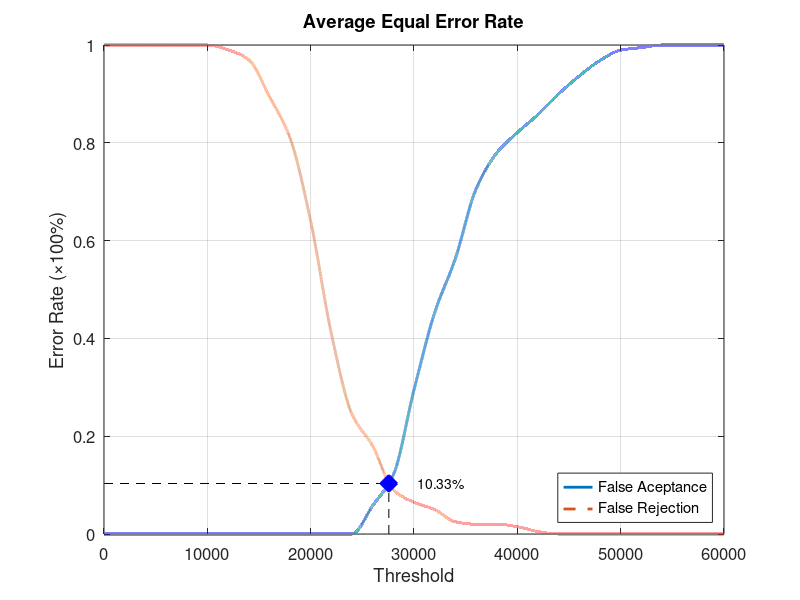
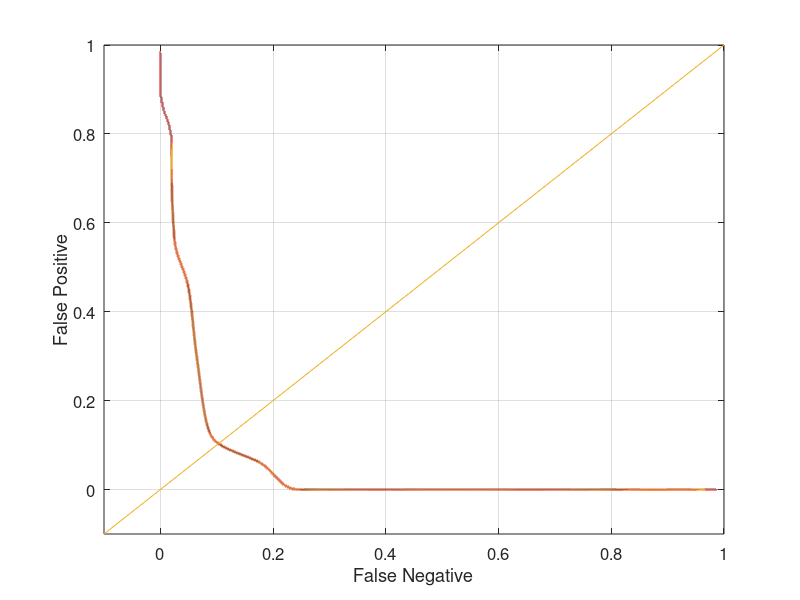

These figures' MATLAB source, in order:
function yEER = Database3_3
close all;
clear;
clc;
x = 0:2000:60000;
xq = 0:0.5:60000;

y0 = [0 0 0 0 0 0 0 0 0 0 0 0 0 0.0578947 0.121053 0.294737 0.452632 0.563158 0.705263 0.778947 0.821053 0.857895 0.9 0.936842 0.968421 0.989474 0.994737 1 1 1 1];
yy0 = interp1(x, y0, xq, 'pchip');
y1 = [1 1 1 1 1 1 0.99 0.97 0.895 0.81 0.64 0.41 0.245 0.18 0.09 0.065 0.05 0.025 0.02 0.02 0.015 0.005 0 0 0 0 0 0 0 0 0];
yy1 = interp1(x, y1, xq, 'pchip');

% Calculating EER: 
y2 = abs(y0 - y1);
find(y2 == min(y2))
yy2 = abs(yy0 - yy1);
xEER = find(yy2 == min(yy2));
xEERIndex = xq(xEER) % X-axis EER
yEER = yy0(xEER) % Y-axis EER

main = figure
plot(xq, yy0,'-','LineWidth', 2);	hold on
plot(xq, yy1,'--','LineWidth', 2);	hold on
plot([xEERIndex xEERIndex], [0 yEER], 'k--');	hold on
plot([0 xEERIndex], [yEER yEER], 'k--');	hold on
plot(xEERIndex, yEER, 'bx', 'LineWidth', 10);	hold on
text(xEERIndex + 10 * xEERIndex / 100, yEER, [num2str(round((10000 * yEER)) / 100) '%'])
legend('False Aceptance', 'False Rejection', 'Location', 'SouthEast')
xlabel('Threshold')
ylabel('Error Rate (\times100%)')
title('Average Equal Error Rate')
set(gca, 'FontSize', 12)
axis([0 60000 0 1])
grid on

print(main, 'Database3_3Main', '-dpng');
FNRxFPR = figure('Color', [1 1 1]);
plot(yy1, yy0, '-', yy1, yy0, 'LineWidth', 2);
hold on
y = -0.1:0.1:1
plot(y, y); 
set(gca, 'FontSize', 12)
xlabel('False Negative')
ylabel('False Positive')
axis([-0.1 1 -0.1 1])
set(gca, 'FontSize', 12)
grid on

print(FNRxFPR, 'Database3_3FNRxFPR','-dpng');
end
